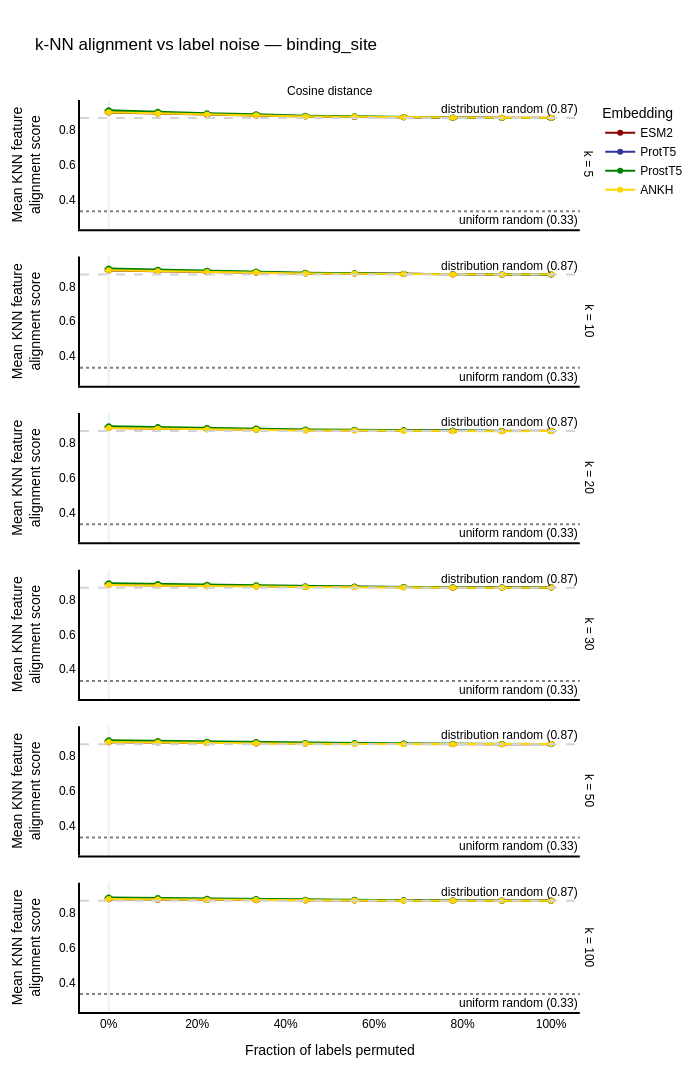

The cell this chart's notebook holds for it:
### Markdown cell above
### 5b — Label noise robustness

Progressively corrupt a fraction of labels while embedding geometry stays fixed.
This reveals how geometrically tight the class structure really is.

### Code cell
%reload_ext autoreload
%autoreload 2
from emmaemb.vizualisation import (
    plot_knn_alignment_across_k,
    plot_knn_alignment_vs_class_balance,
    plot_knn_alignment_vs_feature_noise,
)
fig_noise = plot_knn_alignment_vs_feature_noise(
    emma=ema,
    feature=feature,
    emb_spaces=models,
    k_values=k_values,
    metrics=["cosine"],
    n_noise_steps=10,
    n_repeats=5,
    seed=42,
    color_discrete_map=colors,
    show_random_baselines=True,
)
fig_noise.update_layout(width=700)
fig_noise.show()

### Figure 1 — Plotly figure (JSON) as saved in the notebook; plotly's stock layout.template omitted (floating-point values rounded to 4 significant figures)
{"data": [{"error_y": {"array": [0.0, 0.001285, 0.00128, 0.001595, 0.002106, 0.001625, 0.002664, 0.002847, 0.001164, 0.001602]}, "hovertemplate": "Embedding=ESM2<br>k=5<br>Metric=Cosine distance<br>Fraction of labels permuted=%{x}<br>Mean KNN feature<br>alignment score=%{y}<extra></extra>", "legendgroup": "ESM2", "line": {"color": "#8B0000", "dash": "solid"}, "marker": {"symbol": "circle"}, "mode": "lines+markers", "name": "ESM2", "orientation": "v", "showlegend": true, "type": "scatter", "x": [0.0, 0.1111, 0.2222, 0.3333, 0.4444, 0.5556, 0.6667, 0.7778, 0.8889, 1.0], "xaxis": "x6", "y": [0.8983, 0.8927, 0.8852, 0.8819, 0.876, 0.8736, 0.8714, 0.8678, 0.8686, 0.8696], "yaxis": "y6"}, {"error_y": {"array": [0.0, 0.0005788, 0.001286, 0.002747, 0.001202, 0.0007457, 0.001478, 0.001607, 0.0007787, 0.00227]}, "hovertemplate": "Embedding=ProtT5<br>k=5<br>Metric=Cosine distance<br>Fraction of labels permuted=%{x}<br>Mean KNN feature<br>alignment score=%{y}<extra></extra>", "legendgroup": "ProtT5", "line": {"color": "#303496", "dash": "solid"}, "marker": {"symbol": "circle"}, "mode": "lines+markers", "name": "ProtT5", "orientation": "v", "showlegend": true, "type": "scatter", "x": [0.0, 0.1111, 0.2222, 0.3333, 0.4444, 0.5556, 0.6667, 0.7778, 0.8889, 1.0], "xaxis": "x6", "y": [0.9035, 0.8963, 0.8896, 0.8848, 0.8773, 0.8744, 0.8714, 0.8692, 0.8682, 0.8676], "yaxis": "y6"}, {"error_y": {"array": [0.0, 0.001358, 0.002096, 0.002981, 0.0008781, 0.001714, 0.002948, 0.001567, 0.001182, 0.00163]}, "hovertemplate": "Embedding=ProstT5<br>k=5<br>Metric=Cosine distance<br>Fraction of labels permuted=%{x}<br>Mean KNN feature<br>alignment score=%{y}<extra></extra>", "legendgroup": "ProstT5", "line": {"color": "#008000", "dash": "solid"}, "marker": {"symbol": "circle"}, "mode": "lines+markers", "name": "ProstT5", "orientation": "v", "showlegend": true, "type": "scatter", "x": [0.0, 0.1111, 0.2222, 0.3333, 0.4444, 0.5556, 0.6667, 0.7778, 0.8889, 1.0], "xaxis": "x6", "y": [0.9116, 0.9026, 0.8942, 0.8893, 0.8809, 0.8775, 0.8722, 0.8699, 0.8679, 0.8676], "yaxis": "y6"}, {"error_y": {"array": [0.0, 0.0008822, 0.001357, 0.001809, 0.001307, 0.001431, 0.001571, 0.002139, 0.001349, 0.001889]}, "hovertemplate": "Embedding=ANKH<br>k=5<br>Metric=Cosine distance<br>Fraction of labels permuted=%{x}<br>Mean KNN feature<br>alignment score=%{y}<extra></extra>", "legendgroup": "ANKH", "line": {"color": "#FFD700", "dash": "solid"}, "marker": {"symbol": "circle"}, "mode": "lines+markers", "name": "ANKH", "orientation": "v", "showlegend": true, "type": "scatter", "x": [0.0, 0.1111, 0.2222, 0.3333, 0.4444, 0.5556, 0.6667, 0.7778, 0.8889, 1.0], "xaxis": "x6", "y": [0.901, 0.8939, 0.887, 0.8829, 0.8765, 0.8743, 0.8711, 0.8687, 0.8684, 0.8687], "yaxis": "y6"}, {"error_y": {"array": [0.0, 0.001011, 0.001155, 0.0008985, 0.001773, 0.002058, 0.002028, 0.002605, 0.001096, 0.001736]}, "hovertemplate": "Embedding=ESM2<br>k=10<br>Metric=Cosine distance<br>Fraction of labels permuted=%{x}<br>Mean KNN feature<br>alignment score=%{y}<extra></extra>", "legendgroup": "ESM2", "line": {"color": "#8B0000", "dash": "solid"}, "marker": {"symbol": "circle"}, "mode": "lines+markers", "name": "ESM2", "orientation": "v", "showlegend": false, "type": "scatter", "x": [0.0, 0.1111, 0.2222, 0.3333, 0.4444, 0.5556, 0.6667, 0.7778, 0.8889, 1.0], "xaxis": "x5", "y": [0.8906, 0.8861, 0.8807, 0.8779, 0.8733, 0.8729, 0.8714, 0.8674, 0.8678, 0.8695], "yaxis": "y5"}, {"error_y": {"array": [0.0, 0.0007092, 0.0007908, 0.001931, 0.001134, 0.0005981, 0.001387, 0.001255, 0.0006288, 0.001946]}, "hovertemplate": "Embedding=ProtT5<br>k=10<br>Metric=Cosine distance<br>Fraction of labels permuted=%{x}<br>Mean KNN feature<br>alignment score=%{y}<extra></extra>", "legendgroup": "ProtT5", "line": {"color": "#303496", "dash": "solid"}, "marker": {"symbol": "circle"}, "mode": "lines+markers", "name": "ProtT5", "orientation": "v", "showlegend": false, "type": "scatter", "x": [0.0, 0.1111, 0.2222, 0.3333, 0.4444, 0.5556, 0.6667, 0.7778, 0.8889, 1.0], "xaxis": "x5", "y": [0.8979, 0.8917, 0.8861, 0.8821, 0.8759, 0.8742, 0.871, 0.8698, 0.8683, 0.8676], "yaxis": "y5"}, {"error_y": {"array": [0.0, 0.0008471, 0.001097, 0.003101, 0.00114, 0.0008165, 0.002007, 0.001283, 0.0005054, 0.0006327]}, "hovertemplate": "Embedding=ProstT5<br>k=10<br>Metric=Cosine distance<br>Fraction of labels permuted=%{x}<br>Mean KNN feature<br>alignment score=%{y}<extra></extra>", "legendgroup": "ProstT5", "line": {"color": "#008000", "dash": "solid"}, "marker": {"symbol": "circle"}, "mode": "lines+markers", "name": "ProstT5", "orientation": "v", "showlegend": false, "type": "scatter", "x": [0.0, 0.1111, 0.2222, 0.3333, 0.4444, 0.5556, 0.6667, 0.7778, 0.8889, 1.0], "xaxis": "x5", "y": [0.9024, 0.8956, 0.8893, 0.8848, 0.8785, 0.8752, 0.8714, 0.8695, 0.8685, 0.8673], "yaxis": "y5"}, {"error_y": {"array": [0.0, 0.0007129, 0.0006768, 0.001282, 0.001027, 0.001593, 0.001886, 0.00135, 0.0007672, 0.0008433]}, "hovertemplate": "Embedding=ANKH<br>k=10<br>Metric=Cosine distance<br>Fraction of labels permuted=%{x}<br>Mean KNN feature<br>alignment score=%{y}<extra></extra>", "legendgroup": "ANKH", "line": {"color": "#FFD700", "dash": "solid"}, "marker": {"symbol": "circle"}, "mode": "lines+markers", "name": "ANKH", "orientation": "v", "showlegend": false, "type": "scatter", "x": [0.0, 0.1111, 0.2222, 0.3333, 0.4444, 0.5556, 0.6667, 0.7778, 0.8889, 1.0], "xaxis": "x5", "y": [0.8927, 0.887, 0.882, 0.8786, 0.8737, 0.8724, 0.87, 0.8681, 0.8677, 0.869], "yaxis": "y5"}, {"error_y": {"array": [0.0, 0.0006438, 0.0004787, 0.000943, 0.001778, 0.001599, 0.001335, 0.00248, 0.0008565, 0.001959]}, "hovertemplate": "Embedding=ESM2<br>k=20<br>Metric=Cosine distance<br>Fraction of labels permuted=%{x}<br>Mean KNN feature<br>alignment score=%{y}<extra></extra>", "legendgroup": "ESM2", "line": {"color": "#8B0000", "dash": "solid"}, "marker": {"symbol": "circle"}, "mode": "lines+markers", "name": "ESM2", "orientation": "v", "showlegend": false, "type": "scatter", "x": [0.0, 0.1111, 0.2222, 0.3333, 0.4444, 0.5556, 0.6667, 0.7778, 0.8889, 1.0], "xaxis": "x4", "y": [0.8854, 0.8817, 0.8778, 0.8752, 0.8722, 0.8718, 0.8705, 0.8675, 0.868, 0.8698], "yaxis": "y4"}, {"error_y": {"array": [0.0, 0.0004696, 0.0009172, 0.001536, 0.001086, 0.0007319, 0.000964, 0.001464, 0.0007457, 0.001675]}, "hovertemplate": "Embedding=ProtT5<br>k=20<br>Metric=Cosine distance<br>Fraction of labels permuted=%{x}<br>Mean KNN feature<br>alignment score=%{y}<extra></extra>", "legendgroup": "ProtT5", "line": {"color": "#303496", "dash": "solid"}, "marker": {"symbol": "circle"}, "mode": "lines+markers", "name": "ProtT5", "orientation": "v", "showlegend": false, "type": "scatter", "x": [0.0, 0.1111, 0.2222, 0.3333, 0.4444, 0.5556, 0.6667, 0.7778, 0.8889, 1.0], "xaxis": "x4", "y": [0.8917, 0.8867, 0.8822, 0.8793, 0.8741, 0.8728, 0.8706, 0.869, 0.8687, 0.8679], "yaxis": "y4"}, {"error_y": {"array": [0.0, 0.0006892, 0.001341, 0.002577, 0.001266, 0.0004566, 0.001588, 0.001215, 0.0006519, 0.0004655]}, "hovertemplate": "Embedding=ProstT5<br>k=20<br>Metric=Cosine distance<br>Fraction of labels permuted=%{x}<br>Mean KNN feature<br>alignment score=%{y}<extra></extra>", "legendgroup": "ProstT5", "line": {"color": "#008000", "dash": "solid"}, "marker": {"symbol": "circle"}, "mode": "lines+markers", "name": "ProstT5", "orientation": "v", "showlegend": false, "type": "scatter", "x": [0.0, 0.1111, 0.2222, 0.3333, 0.4444, 0.5556, 0.6667, 0.7778, 0.8889, 1.0], "xaxis": "x4", "y": [0.8958, 0.8906, 0.8857, 0.8823, 0.8767, 0.8746, 0.8718, 0.8693, 0.8682, 0.868], "yaxis": "y4"}, {"error_y": {"array": [0.0, 0.0007393, 0.0006348, 0.0006981, 0.0008086, 0.0008651, 0.001487, 0.0006397, 0.0004491, 0.001043]}, "hovertemplate": "Embedding=ANKH<br>k=20<br>Metric=Cosine distance<br>Fraction of labels permuted=%{x}<br>Mean KNN feature<br>alignment score=%{y}<extra></extra>", "legendgroup": "ANKH", "line": {"color": "#FFD700", "dash": "solid"}, "marker": {"symbol": "circle"}, "mode": "lines+markers", "name": "ANKH", "orientation": "v", "showlegend": false, "type": "scatter", "x": [0.0, 0.1111, 0.2222, 0.3333, 0.4444, 0.5556, 0.6667, 0.7778, 0.8889, 1.0], "xaxis": "x4", "y": [0.8855, 0.8812, 0.8774, 0.875, 0.8716, 0.8704, 0.8687, 0.8674, 0.8674, 0.868], "yaxis": "y4"}, {"error_y": {"array": [0.0, 0.0007698, 0.000312, 0.0009166, 0.001451, 0.001164, 0.001438, 0.002609, 0.0009477, 0.001801]}, "hovertemplate": "Embedding=ESM2<br>k=30<br>Metric=Cosine distance<br>Fraction of labels permuted=%{x}<br>Mean KNN feature<br>alignment score=%{y}<extra></extra>", "legendgroup": "ESM2", "line": {"color": "#8B0000", "dash": "solid"}, "marker": {"symbol": "circle"}, "mode": "lines+markers", "name": "ESM2", "orientation": "v", "showlegend": false, "type": "scatter", "x": [0.0, 0.1111, 0.2222, 0.3333, 0.4444, 0.5556, 0.6667, 0.7778, 0.8889, 1.0], "xaxis": "x3", "y": [0.883, 0.8798, 0.8764, 0.8742, 0.8716, 0.871, 0.8702, 0.8674, 0.8684, 0.8696], "yaxis": "y3"}, {"error_y": {"array": [0.0, 0.0005273, 0.0008376, 0.00129, 0.000901, 0.0004091, 0.001167, 0.001345, 0.0008529, 0.001194]}, "hovertemplate": "Embedding=ProtT5<br>k=30<br>Metric=Cosine distance<br>Fraction of labels permuted=%{x}<br>Mean KNN feature<br>alignment score=%{y}<extra></extra>", "legendgroup": "ProtT5", "line": {"color": "#303496", "dash": "solid"}, "marker": {"symbol": "circle"}, "mode": "lines+markers", "name": "ProtT5", "orientation": "v", "showlegend": false, "type": "scatter", "x": [0.0, 0.1111, 0.2222, 0.3333, 0.4444, 0.5556, 0.6667, 0.7778, 0.8889, 1.0], "xaxis": "x3", "y": [0.8884, 0.8841, 0.8801, 0.878, 0.8734, 0.8724, 0.8702, 0.8688, 0.8688, 0.8678], "yaxis": "y3"}, {"error_y": {"array": [0.0, 0.0006869, 0.001142, 0.002329, 0.001414, 0.0005674, 0.001334, 0.0009625, 0.000863, 0.0007829]}, "hovertemplate": "Embedding=ProstT5<br>k=30<br>Metric=Cosine distance<br>Fraction of labels permuted=%{x}<br>Mean KNN feature<br>alignment score=%{y}<extra></extra>", "legendgroup": "ProstT5", "line": {"color": "#008000", "dash": "solid"}, "marker": {"symbol": "circle"}, "mode": "lines+markers", "name": "ProstT5", "orientation": "v", "showlegend": false, "type": "scatter", "x": [0.0, 0.1111, 0.2222, 0.3333, 0.4444, 0.5556, 0.6667, 0.7778, 0.8889, 1.0], "xaxis": "x3", "y": [0.8932, 0.8888, 0.8841, 0.8812, 0.8761, 0.8743, 0.8719, 0.8695, 0.8683, 0.8683], "yaxis": "y3"}, {"error_y": {"array": [0.0, 0.0006466, 0.0004484, 0.0005956, 0.0008397, 0.0007545, 0.001008, 0.0005545, 0.0007701, 0.0009901]}, "hovertemplate": "Embedding=ANKH<br>k=30<br>Metric=Cosine distance<br>Fraction of labels permuted=%{x}<br>Mean KNN feature<br>alignment score=%{y}<extra></extra>", "legendgroup": "ANKH", "line": {"color": "#FFD700", "dash": "solid"}, "marker": {"symbol": "circle"}, "mode": "lines+markers", "name": "ANKH", "orientation": "v", "showlegend": false, "type": "scatter", "x": [0.0, 0.1111, 0.2222, 0.3333, 0.4444, 0.5556, 0.6667, 0.7778, 0.8889, 1.0], "xaxis": "x3", "y": [0.8827, 0.879, 0.8757, 0.8737, 0.8707, 0.8699, 0.8683, 0.867, 0.8672, 0.8682], "yaxis": "y3"}, {"error_y": {"array": [0.0, 0.0007829, 0.0007858, 0.0006466, 0.001406, 0.001412, 0.001124, 0.002128, 0.0006475, 0.001367]}, "hovertemplate": "Embedding=ESM2<br>k=50<br>Metric=Cosine distance<br>Fraction of labels permuted=%{x}<br>Mean KNN feature<br>alignment score=%{y}<extra></extra>", "legendgroup": "ESM2", "line": {"color": "#8B0000", "dash": "solid"}, "marker": {"symbol": "circle"}, "mode": "lines+markers", "name": "ESM2", "orientation": "v", "showlegend": false, "type": "scatter", "x": [0.0, 0.1111, 0.2222, 0.3333, 0.4444, 0.5556, 0.6667, 0.7778, 0.8889, 1.0], "xaxis": "x2", "y": [0.8795, 0.8769, 0.8741, 0.8722, 0.8705, 0.8698, 0.8696, 0.867, 0.868, 0.8691], "yaxis": "y2"}, {"error_y": {"array": [0.0, 0.0003287, 0.0006712, 0.001157, 0.0006244, 0.0007096, 0.001265, 0.001388, 0.0009169, 0.001072]}, "hovertemplate": "Embedding=ProtT5<br>k=50<br>Metric=Cosine distance<br>Fraction of labels permuted=%{x}<br>Mean KNN feature<br>alignment score=%{y}<extra></extra>", "legendgroup": "ProtT5", "line": {"color": "#303496", "dash": "solid"}, "marker": {"symbol": "circle"}, "mode": "lines+markers", "name": "ProtT5", "orientation": "v", "showlegend": false, "type": "scatter", "x": [0.0, 0.1111, 0.2222, 0.3333, 0.4444, 0.5556, 0.6667, 0.7778, 0.8889, 1.0], "xaxis": "x2", "y": [0.8851, 0.8817, 0.8782, 0.8766, 0.8727, 0.8717, 0.87, 0.8688, 0.8688, 0.8677], "yaxis": "y2"}, {"error_y": {"array": [0.0, 0.0005302, 0.0008924, 0.001875, 0.001437, 0.0008486, 0.00111, 0.0006746, 0.0009099, 0.0006507]}, "hovertemplate": "Embedding=ProstT5<br>k=50<br>Metric=Cosine distance<br>Fraction of labels permuted=%{x}<br>Mean KNN feature<br>alignment score=%{y}<extra></extra>", "legendgroup": "ProstT5", "line": {"color": "#008000", "dash": "solid"}, "marker": {"symbol": "circle"}, "mode": "lines+markers", "name": "ProstT5", "orientation": "v", "showlegend": false, "type": "scatter", "x": [0.0, 0.1111, 0.2222, 0.3333, 0.4444, 0.5556, 0.6667, 0.7778, 0.8889, 1.0], "xaxis": "x2", "y": [0.8899, 0.8862, 0.8821, 0.8797, 0.8752, 0.8739, 0.8719, 0.8694, 0.8684, 0.8682], "yaxis": "y2"}, {"error_y": {"array": [0.0, 0.0004754, 0.0003141, 0.0003862, 0.0006647, 0.0006912, 0.0006064, 0.0007525, 0.000805, 0.0009103]}, "hovertemplate": "Embedding=ANKH<br>k=50<br>Metric=Cosine distance<br>Fraction of labels permuted=%{x}<br>Mean KNN feature<br>alignment score=%{y}<extra></extra>", "legendgroup": "ANKH", "line": {"color": "#FFD700", "dash": "solid"}, "marker": {"symbol": "circle"}, "mode": "lines+markers", "name": "ANKH", "orientation": "v", "showlegend": false, "type": "scatter", "x": [0.0, 0.1111, 0.2222, 0.3333, 0.4444, 0.5556, 0.6667, 0.7778, 0.8889, 1.0], "xaxis": "x2", "y": [0.88, 0.877, 0.8741, 0.8726, 0.87, 0.8692, 0.8679, 0.8668, 0.867, 0.8682], "yaxis": "y2"}, {"error_y": {"array": [0.0, 0.0007764, 0.0009372, 0.0004625, 0.00124, 0.001646, 0.001234, 0.001829, 0.0005914, 0.00135]}, "hovertemplate": "Embedding=ESM2<br>k=100<br>Metric=Cosine distance<br>Fraction of labels permuted=%{x}<br>Mean KNN feature<br>alignment score=%{y}<extra></extra>", "legendgroup": "ESM2", "line": {"color": "#8B0000", "dash": "solid"}, "marker": {"symbol": "circle"}, "mode": "lines+markers", "name": "ESM2", "orientation": "v", "showlegend": false, "type": "scatter", "x": [0.0, 0.1111, 0.2222, 0.3333, 0.4444, 0.5556, 0.6667, 0.7778, 0.8889, 1.0], "xaxis": "x", "y": [0.8759, 0.8738, 0.8718, 0.8702, 0.8689, 0.8686, 0.8691, 0.8673, 0.8676, 0.8689], "yaxis": "y"}, {"error_y": {"array": [0.0, 0.0001997, 0.0005679, 0.0008756, 0.0006751, 0.0009225, 0.0009965, 0.001316, 0.0008335, 0.001217]}, "hovertemplate": "Embedding=ProtT5<br>k=100<br>Metric=Cosine distance<br>Fraction of labels permuted=%{x}<br>Mean KNN feature<br>alignment score=%{y}<extra></extra>", "legendgroup": "ProtT5", "line": {"color": "#303496", "dash": "solid"}, "marker": {"symbol": "circle"}, "mode": "lines+markers", "name": "ProtT5", "orientation": "v", "showlegend": false, "type": "scatter", "x": [0.0, 0.1111, 0.2222, 0.3333, 0.4444, 0.5556, 0.6667, 0.7778, 0.8889, 1.0], "xaxis": "x", "y": [0.8812, 0.8787, 0.8757, 0.8747, 0.8719, 0.8711, 0.8697, 0.8685, 0.8691, 0.8676], "yaxis": "y"}, {"error_y": {"array": [0.0, 0.0003584, 0.000876, 0.001486, 0.001374, 0.00072, 0.0007327, 0.000522, 0.0006931, 0.0009359]}, "hovertemplate": "Embedding=ProstT5<br>k=100<br>Metric=Cosine distance<br>Fraction of labels permuted=%{x}<br>Mean KNN feature<br>alignment score=%{y}<extra></extra>", "legendgroup": "ProstT5", "line": {"color": "#008000", "dash": "solid"}, "marker": {"symbol": "circle"}, "mode": "lines+markers", "name": "ProstT5", "orientation": "v", "showlegend": false, "type": "scatter", "x": [0.0, 0.1111, 0.2222, 0.3333, 0.4444, 0.5556, 0.6667, 0.7778, 0.8889, 1.0], "xaxis": "x", "y": [0.8858, 0.8828, 0.8796, 0.8777, 0.874, 0.8731, 0.8712, 0.8693, 0.8682, 0.8683], "yaxis": "y"}, {"error_y": {"array": [0.0, 0.0003983, 0.0004374, 0.0004539, 0.000838, 0.0008125, 0.000574, 0.0007598, 0.0007184, 0.0009915]}, "hovertemplate": "Embedding=ANKH<br>k=100<br>Metric=Cosine distance<br>Fraction of labels permuted=%{x}<br>Mean KNN feature<br>alignment score=%{y}<extra></extra>", "legendgroup": "ANKH", "line": {"color": "#FFD700", "dash": "solid"}, "marker": {"symbol": "circle"}, "mode": "lines+markers", "name": "ANKH", "orientation": "v", "showlegend": false, "type": "scatter", "x": [0.0, 0.1111, 0.2222, 0.3333, 0.4444, 0.5556, 0.6667, 0.7778, 0.8889, 1.0], "xaxis": "x", "y": [0.8776, 0.8752, 0.8727, 0.8716, 0.8696, 0.8687, 0.8679, 0.8672, 0.8671, 0.8681], "yaxis": "y"}], "layout": {"annotations": [{"showarrow": false, "text": "Cosine distance", "x": 0.49, "xanchor": "center", "xref": "paper", "y": 1, "yanchor": "bottom", "yref": "paper"}, {"showarrow": false, "text": "k = 100", "textangle": 90, "x": 0.98, "xanchor": "left", "xref": "paper", "y": 0.07083, "yanchor": "middle", "yref": "paper"}, {"showarrow": false, "text": "k = 50", "textangle": 90, "x": 0.98, "xanchor": "left", "xref": "paper", "y": 0.2425, "yanchor": "middle", "yref": "paper"}, {"showarrow": false, "text": "k = 30", "textangle": 90, "x": 0.98, "xanchor": "left", "xref": "paper", "y": 0.4142, "yanchor": "middle", "yref": "paper"}, {"showarrow": false, "text": "k = 20", "textangle": 90, "x": 0.98, "xanchor": "left", "xref": "paper", "y": 0.5858, "yanchor": "middle", "yref": "paper"}, {"showarrow": false, "text": "k = 10", "textangle": 90, "x": 0.98, "xanchor": "left", "xref": "paper", "y": 0.7575, "yanchor": "middle", "yref": "paper"}, {"showarrow": false, "text": "k = 5", "textangle": 90, "x": 0.98, "xanchor": "left", "xref": "paper", "y": 0.9292, "yanchor": "middle", "yref": "paper"}, {"showarrow": false, "text": "uniform random (0.33)", "x": 1, "xanchor": "right", "xref": "x domain", "y": 0.3333, "yanchor": "top", "yref": "y"}, {"showarrow": false, "text": "uniform random (0.33)", "x": 1, "xanchor": "right", "xref": "x2 domain", "y": 0.3333, "yanchor": "top", "yref": "y2"}, {"showarrow": false, "text": "uniform random (0.33)", "x": 1, "xanchor": "right", "xref": "x3 domain", "y": 0.3333, "yanchor": "top", "yref": "y3"}, {"showarrow": false, "text": "uniform random (0.33)", "x": 1, "xanchor": "right", "xref": "x4 domain", "y": 0.3333, "yanchor": "top", "yref": "y4"}, {"showarrow": false, "text": "uniform random (0.33)", "x": 1, "xanchor": "right", "xref": "x5 domain", "y": 0.3333, "yanchor": "top", "yref": "y5"}, {"showarrow": false, "text": "uniform random (0.33)", "x": 1, "xanchor": "right", "xref": "x6 domain", "y": 0.3333, "yanchor": "top", "yref": "y6"}, {"showarrow": false, "text": "distribution random (0.87)", "x": 1, "xanchor": "right", "xref": "x domain", "y": 0.8675, "yanchor": "bottom", "yref": "y"}, {"showarrow": false, "text": "distribution random (0.87)", "x": 1, "xanchor": "right", "xref": "x2 domain", "y": 0.8675, "yanchor": "bottom", "yref": "y2"}, {"showarrow": false, "text": "distribution random (0.87)", "x": 1, "xanchor": "right", "xref": "x3 domain", "y": 0.8675, "yanchor": "bottom", "yref": "y3"}, {"showarrow": false, "text": "distribution random (0.87)", "x": 1, "xanchor": "right", "xref": "x4 domain", "y": 0.8675, "yanchor": "bottom", "yref": "y4"}, {"showarrow": false, "text": "distribution random (0.87)", "x": 1, "xanchor": "right", "xref": "x5 domain", "y": 0.8675, "yanchor": "bottom", "yref": "y5"}, {"showarrow": false, "text": "distribution random (0.87)", "x": 1, "xanchor": "right", "xref": "x6 domain", "y": 0.8675, "yanchor": "bottom", "yref": "y6"}], "font": {"color": "black", "family": "Arial", "size": 12}, "height": 1400, "legend": {"title": {"text": "Embedding"}, "tracegroupgap": 0}, "shapes": [{"line": {"color": "grey", "dash": "dot"}, "type": "line", "x0": 0, "x1": 1, "xref": "x domain", "y0": 0.3333, "y1": 0.3333, "yref": "y"}, {"line": {"color": "grey", "dash": "dot"}, "type": "line", "x0": 0, "x1": 1, "xref": "x2 domain", "y0": 0.3333, "y1": 0.3333, "yref": "y2"}, {"line": {"color": "grey", "dash": "dot"}, "type": "line", "x0": 0, "x1": 1, "xref": "x3 domain", "y0": 0.3333, "y1": 0.3333, "yref": "y3"}, {"line": {"color": "grey", "dash": "dot"}, "type": "line", "x0": 0, "x1": 1, "xref": "x4 domain", "y0": 0.3333, "y1": 0.3333, "yref": "y4"}, {"line": {"color": "grey", "dash": "dot"}, "type": "line", "x0": 0, "x1": 1, "xref": "x5 domain", "y0": 0.3333, "y1": 0.3333, "yref": "y5"}, {"line": {"color": "grey", "dash": "dot"}, "type": "line", "x0": 0, "x1": 1, "xref": "x6 domain", "y0": 0.3333, "y1": 0.3333, "yref": "y6"}, {"line": {"color": "lightgrey", "dash": "dash"}, "type": "line", "x0": 0, "x1": 1, "xref": "x domain", "y0": 0.8675, "y1": 0.8675, "yref": "y"}, {"line": {"color": "lightgrey", "dash": "dash"}, "type": "line", "x0": 0, "x1": 1, "xref": "x2 domain", "y0": 0.8675, "y1": 0.8675, "yref": "y2"}, {"line": {"color": "lightgrey", "dash": "dash"}, "type": "line", "x0": 0, "x1": 1, "xref": "x3 domain", "y0": 0.8675, "y1": 0.8675, "yref": "y3"}, {"line": {"color": "lightgrey", "dash": "dash"}, "type": "line", "x0": 0, "x1": 1, "xref": "x4 domain", "y0": 0.8675, "y1": 0.8675, "yref": "y4"}, {"line": {"color": "lightgrey", "dash": "dash"}, "type": "line", "x0": 0, "x1": 1, "xref": "x5 domain", "y0": 0.8675, "y1": 0.8675, "yref": "y5"}, {"line": {"color": "lightgrey", "dash": "dash"}, "type": "line", "x0": 0, "x1": 1, "xref": "x6 domain", "y0": 0.8675, "y1": 0.8675, "yref": "y6"}], "title": {"text": "k-NN alignment vs label noise — binding_site"}, "width": 700, "xaxis": {"anchor": "y", "domain": [0, 0.98], "linecolor": "black", "linewidth": 2, "showgrid": false, "showline": true, "tickformat": ".0%", "title": {"text": "Fraction of labels permuted"}}, "xaxis2": {"anchor": "y2", "domain": [0, 0.98], "linecolor": "black", "linewidth": 2, "matches": "x", "showgrid": false, "showline": true, "showticklabels": false, "tickformat": ".0%"}, "xaxis3": {"anchor": "y3", "domain": [0, 0.98], "linecolor": "black", "linewidth": 2, "matches": "x", "showgrid": false, "showline": true, "showticklabels": false, "tickformat": ".0%"}, "xaxis4": {"anchor": "y4", "domain": [0, 0.98], "linecolor": "black", "linewidth": 2, "matches": "x", "showgrid": false, "showline": true, "showticklabels": false, "tickformat": ".0%"}, "xaxis5": {"anchor": "y5", "domain": [0, 0.98], "linecolor": "black", "linewidth": 2, "matches": "x", "showgrid": false, "showline": true, "showticklabels": false, "tickformat": ".0%"}, "xaxis6": {"anchor": "y6", "domain": [0, 0.98], "linecolor": "black", "linewidth": 2, "matches": "x", "showgrid": false, "showline": true, "showticklabels": false, "tickformat": ".0%"}, "yaxis": {"anchor": "x", "domain": [0, 0.1417], "linecolor": "black", "linewidth": 2, "showgrid": false, "showline": true, "title": {"text": "Mean KNN feature<br>alignment score"}}, "yaxis2": {"anchor": "x2", "domain": [0.1717, 0.3133], "linecolor": "black", "linewidth": 2, "matches": "y", "showgrid": false, "showline": true, "title": {"text": "Mean KNN feature<br>alignment score"}}, "yaxis3": {"anchor": "x3", "domain": [0.3433, 0.485], "linecolor": "black", "linewidth": 2, "matches": "y", "showgrid": false, "showline": true, "title": {"text": "Mean KNN feature<br>alignment score"}}, "yaxis4": {"anchor": "x4", "domain": [0.515, 0.6567], "linecolor": "black", "linewidth": 2, "matches": "y", "showgrid": false, "showline": true, "title": {"text": "Mean KNN feature<br>alignment score"}}, "yaxis5": {"anchor": "x5", "domain": [0.6867, 0.8283], "linecolor": "black", "linewidth": 2, "matches": "y", "showgrid": false, "showline": true, "title": {"text": "Mean KNN feature<br>alignment score"}}, "yaxis6": {"anchor": "x6", "domain": [0.8583, 1], "linecolor": "black", "linewidth": 2, "matches": "y", "showgrid": false, "showline": true, "title": {"text": "Mean KNN feature<br>alignment score"}}}}
